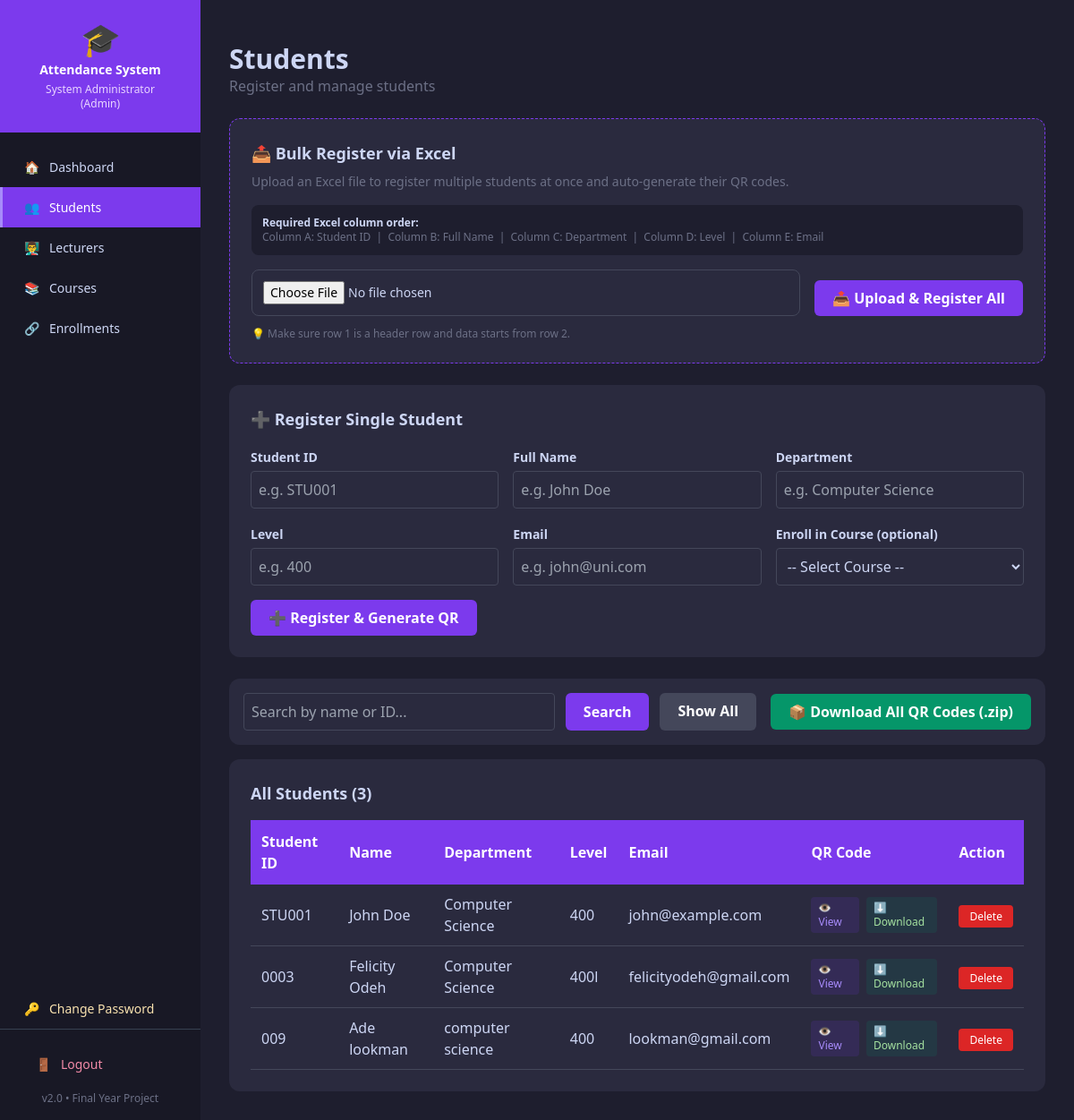
/admin/students (signed in), run on the app's committed database.
### tables this page shows
CREATE TABLE students (
            id            INTEGER PRIMARY KEY AUTOINCREMENT,
            student_id    TEXT UNIQUE NOT NULL,
            name          TEXT NOT NULL,
            department    TEXT,
            level         TEXT,
            email         TEXT,
            qr_code_path  TEXT
        );

### app.py (the view, shortened to what this page needs)
@app.route("/admin/students", methods=["GET", "POST"])
@login_required
@admin_required
def manage_students():
    conn = create_connection()
    search = request.args.get("search", "").strip()
    if search:
        students = search_student(search)
    else:
        students = get_all_students()
    courses = conn.execute("SELECT * FROM courses").fetchall()
    conn.close()
    return render_template("admin/students.html",
                           students=students,
                           courses=courses,
                           search=search)

### app.py (called while the page is built)
def login_required(f):
    @wraps(f)
    def decorated(*args, **kwargs):
        if "user_id" not in session:
            flash("Please login to continue.", "error")
            return redirect(url_for("login"))
        return f(*args, **kwargs)
    return decorated

def admin_required(f):
    @wraps(f)
    def decorated(*args, **kwargs):
        if session.get("role") != "admin":
            flash("Admin access required.", "error")
            return redirect(url_for("lecturer_dashboard"))
        return f(*args, **kwargs)
    return decorated

@app.before_request
def check_session_timeout():
    if request.endpoint in ('login', 'static', None):
        return
    if "user_id" in session:
        last_active = session.get("last_active")
        now = datetime.now().timestamp()
        if last_active and now - last_active > 3600:
            session.clear()
            flash("Session expired. Please login again.",
                  "error")
            return redirect(url_for("login"))
        session["last_active"] = now

### database/db_setup.py (called while the page is built)
def create_connection():
    conn = sqlite3.connect(DB_PATH)
    return conn

### modules/registration.py (called while the page is built)
def get_all_students():
    conn = create_connection()
    cursor = conn.cursor()
    cursor.execute("SELECT student_id, name, department, level, email FROM students")
    students = cursor.fetchall()
    conn.close()
    return students

### templates/admin/students.html (shortened to what this page needs)
{% extends "base.html" %}
{% block content %}
<div class="mb-6">
    <h1 class="text-3xl font-bold" style="color:#cdd6f4">Students</h1>
    <p style="color:#6c7086">Register and manage students</p>
</div>
<div class="card rounded-xl p-6 mb-6"
     style="border: 1px dashed #7c3aed">
    <h2 class="text-lg font-bold mb-2" style="color:#cdd6f4">
        📤 Bulk Register via Excel
    </h2>
    <p class="text-sm mb-4" style="color:#6c7086">
        Upload an Excel file to register multiple students at once
        and auto-generate their QR codes.
    </p>
    <div class="p-3 rounded-lg mb-4 text-xs"
         style="background:#1e1e2e; color:#6c7086">
        <strong style="color:#cdd6f4">
            Required Excel column order:
        </strong><br>
        Column A: Student ID &nbsp;|&nbsp;
        Column B: Full Name &nbsp;|&nbsp;
        Column C: Department &nbsp;|&nbsp;
        Column D: Level &nbsp;|&nbsp;
        Column E: Email
    </div>
    <form method="POST"
          action="{{ url_for('upload_students') }}"
          enctype="multipart/form-data">
        <div class="flex flex-wrap gap-4 items-end">
            <div class="flex-1">
                <input type="file"
                       name="file"
                       accept=".xlsx,.xls"
                       required
                       class="w-full p-3 rounded-lg text-sm"
                       style="background:#1e1e2e;
                              color:#cdd6f4;
                              border:1px solid #44475a">
            </div>
            <button type="submit"
                    class="btn-primary whitespace-nowrap">
                📤 Upload & Register All
            </button>
        </div>
    </form>
    <p class="text-xs mt-3" style="color:#6c7086">
        💡 Make sure row 1 is a header row and data starts from row 2.
    </p>
</div>
<div class="card rounded-xl p-6 mb-6">
    <h2 class="text-lg font-bold mb-4" style="color:#cdd6f4">
        ➕ Register Single Student
    </h2>
    <form method="POST"
          action="{{ url_for('manage_students') }}">
        <div class="grid grid-cols-1 md:grid-cols-3 gap-4 mb-4">
            <div>
                <label class="text-sm font-semibold">Student ID</label>
                <input type="text" name="student_id"
                       placeholder="e.g. STU001" required
                       class="w-full mt-1 p-2 rounded">
            </div>
            <div>
                <label class="text-sm font-semibold">Full Name</label>
                <input type="text" name="name"
                       placeholder="e.g. John Doe" required
                       class="w-full mt-1 p-2 rounded">
            </div>
            <div>
                <label class="text-sm font-semibold">Department</label>
                <input type="text" name="department"
                       placeholder="e.g. Computer Science"
                       required
                       class="w-full mt-1 p-2 rounded">
            </div>
            <div>
                <label class="text-sm font-semibold">Level</label>
                <input type="text" name="level"
                       placeholder="e.g. 400" required
                       class="w-full mt-1 p-2 rounded">
            </div>
            <div>
                <label class="text-sm font-semibold">Email</label>
                <input type="email" name="email"
                       placeholder="e.g. john@uni.com"
                       class="w-full mt-1 p-2 rounded">
            </div>
            <div>
                <label class="text-sm font-semibold">
                    Enroll in Course (optional)
                </label>
                <select name="course_id"
                        class="w-full mt-1 p-2 rounded">
                    <option value="">-- Select Course --</option>
                </select>
            </div>
        </div>
        <button type="submit" class="btn-primary">
            ➕ Register & Generate QR
        </button>
    </form>
</div>
<div class="card rounded-xl p-4 mb-4">
    <div class="flex flex-wrap gap-4 items-center
                justify-between">
        <form method="GET"
              action="{{ url_for('manage_students') }}"
              class="flex gap-3 flex-1">
            <input type="text" name="search"
                   value="{{ search }}"
                   placeholder="Search by name or ID..."
                   class="flex-1 p-2 rounded">
            <button type="submit"
                    class="btn-primary">
                Search
            </button>
            <a href="{{ url_for('manage_students') }}"
               class="btn-primary"
               style="background:#44475a">
               Show All
            </a>
        </form>
        <a href="{{ url_for('download_qr_zip') }}"
           class="btn-success whitespace-nowrap">
            📦 Download All QR Codes (.zip)
        </a>
    </div>
</div>
<div class="card rounded-xl p-6">
    <h2 class="text-lg font-bold mb-4" style="color:#cdd6f4">
        All Students ({{ students|length }})
    </h2>
    <div class="overflow-x-auto">
        <table>
            <thead>
                <tr>
                    <th>Student ID</th>
                    <th>Name</th>
                    <th>Department</th>
                    <th>Level</th>
                    <th>Email</th>
                    <th>QR Code</th>
                    <th>Action</th>
                </tr>
            </thead>
            <tbody>
                {% for s in students %}
                <tr>
                    <td>{{ s[0] }}</td>
                    <td>{{ s[1] }}</td>
                    <td>{{ s[2] }}</td>
                    <td>{{ s[3] }}</td>
                    <td>{{ s[4] }}</td>
                    <td>
                        <div class="flex gap-2">
                            <a href="/qr/{{ s[0] }}.png"
                               target="_blank"
                               class="text-xs px-2 py-1 rounded"
                               style="background:#7c3aed22;
                                      color:#a78bfa">
                               👁 View
                            </a>
                            <a href="{{ url_for('download_single_qr',
                                       sid=s[0]) }}"
                               class="text-xs px-2 py-1 rounded"
                               style="background:#05966922;
                                      color:#a6e3a1">
                               ⬇ Download
                            </a>
                        </div>
                    </td>
                    <td>
                        <a href="{{ url_for('delete_student',
                                   sid=s[0]) }}"
                           class="btn-danger"
                           onclick="return confirm(
                               'Delete this student?')">
                           Delete
                        </a>
                    </td>
                </tr>
                {% endfor %}
            </tbody>
        </table>
    </div>
</div>
{% endblock %}

### templates/base.html (style rules this page uses)
body { background-color: #1e1e2e; color: #cdd6f4; }
.card { background-color: #2a2a3e; }
input, select, textarea { background-color: #2a2a3e !important; color: #cdd6f4 !important; border: 1px solid #44475a !important; }
table { width: 100%; border-collapse: collapse; }
th { background-color: #7c3aed; color: white; padding: 12px; text-align: left; }
td { padding: 10px 12px; border-bottom: 1px solid #44475a; }
tr:nth-child(even) { background-color: #2a2a3e; }
.btn-primary { background-color: #7c3aed; color: white; padding: 8px 20px; border-radius: 6px; border: none; cursor: pointer; font-weight: 600; }
.btn-danger { background-color: #dc2626; color: white; padding: 4px 12px; border-radius: 4px; font-size: 12px; }
.btn-success { background-color: #059669; color: white; padding: 8px 20px; border-radius: 6px; font-weight: 600; }

### data on the page
students: student "STU001", name "John Doe", department "Computer Science", level "400", email "john@example.com"
students: student "0003", name "Felicity Odeh", department "Computer Science", level "400l", email "felicityodeh@gmail.com"
students: student "009", name "Ade lookman", department "computer science", level "400", email "lookman@gmail.com"

### other printed values
{{ session.full_name }} "System Administrator"
{{ session.role }} "Admin"
{{ students|length }} "3"
